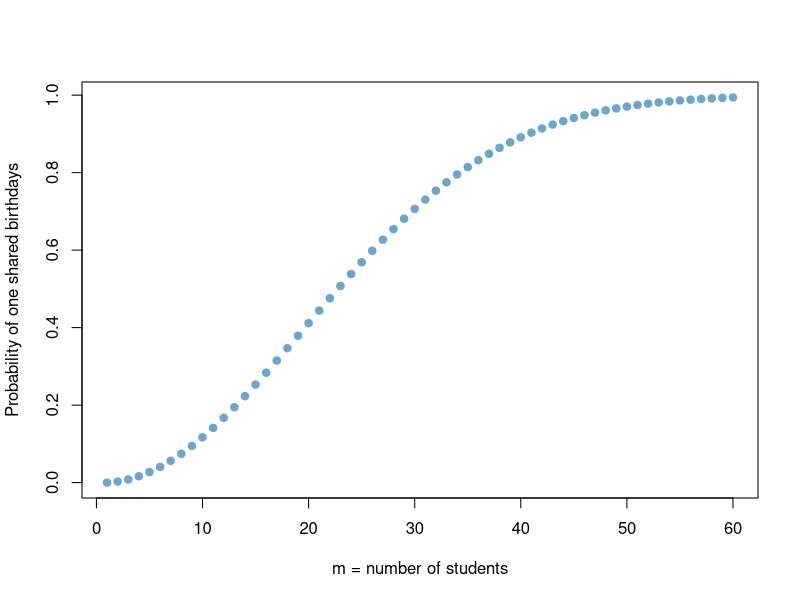

Reproduce this figure in R.
## ---- chunk 1
knitr::opts_chunk$set(echo = TRUE)
## ---- chunk 2
m <- seq(10,50,5)
PE <- function(m){c(Students = m, prob = 1-prod((365:(365-m+1))/365))}
t(sapply(m,PE))
## ---- chunk 3
m <- 1:60
p <- numeric(60) #initialize a vector of zeros of size 60
for(i in m){
  q = prod((365:(365-i+1))/365)
  p[i] = 1-q}
plot(m,p, col = "skyblue3", pch = 19, ylab = "Probability of one shared birthdays", xlab = "m = number of students")
